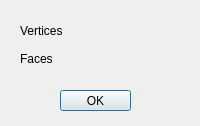
<ui version="4.0" >
 <class>StatDialogClass</class>
 <widget class="QDialog" name="StatDialogClass" >
  <property name="geometry" >
   <rect>
    <x>0</x>
    <y>0</y>
    <width>200</width>
    <height>126</height>
   </rect>
  </property>
  <property name="windowTitle" >
   <string>Mesh Statistics</string>
  </property>
  <widget class="QPushButton" name="okButton" >
   <property name="geometry" >
    <rect>
     <x>60</x>
     <y>90</y>
     <width>71</width>
     <height>21</height>
    </rect>
   </property>
   <property name="text" >
    <string>OK</string>
   </property>
  </widget>
  <widget class="QWidget" name="layoutWidget" >
   <property name="geometry" >
    <rect>
     <x>9</x>
     <y>9</y>
     <width>171</width>
     <height>71</height>
    </rect>
   </property>
   <layout class="QVBoxLayout" name="verticalLayout" >
    <item>
     <widget class="QLabel" name="vertexLabel" >
      <property name="text" >
       <string>Vertices</string>
      </property>
     </widget>
    </item>
    <item>
     <widget class="QLabel" name="faceLabel" >
      <property name="text" >
       <string>Faces</string>
      </property>
     </widget>
    </item>
   </layout>
  </widget>
 </widget>
 <layoutdefault spacing="6" margin="11" />
 <resources/>
 <connections>
  <connection>
   <sender>okButton</sender>
   <signal>clicked()</signal>
   <receiver>StatDialogClass</receiver>
   <slot>accept()</slot>
   <hints>
    <hint type="sourcelabel" >
     <x>218</x>
     <y>63</y>
    </hint>
    <hint type="destinationlabel" >
     <x>268</x>
     <y>111</y>
    </hint>
   </hints>
  </connection>
 </connections>
</ui>
